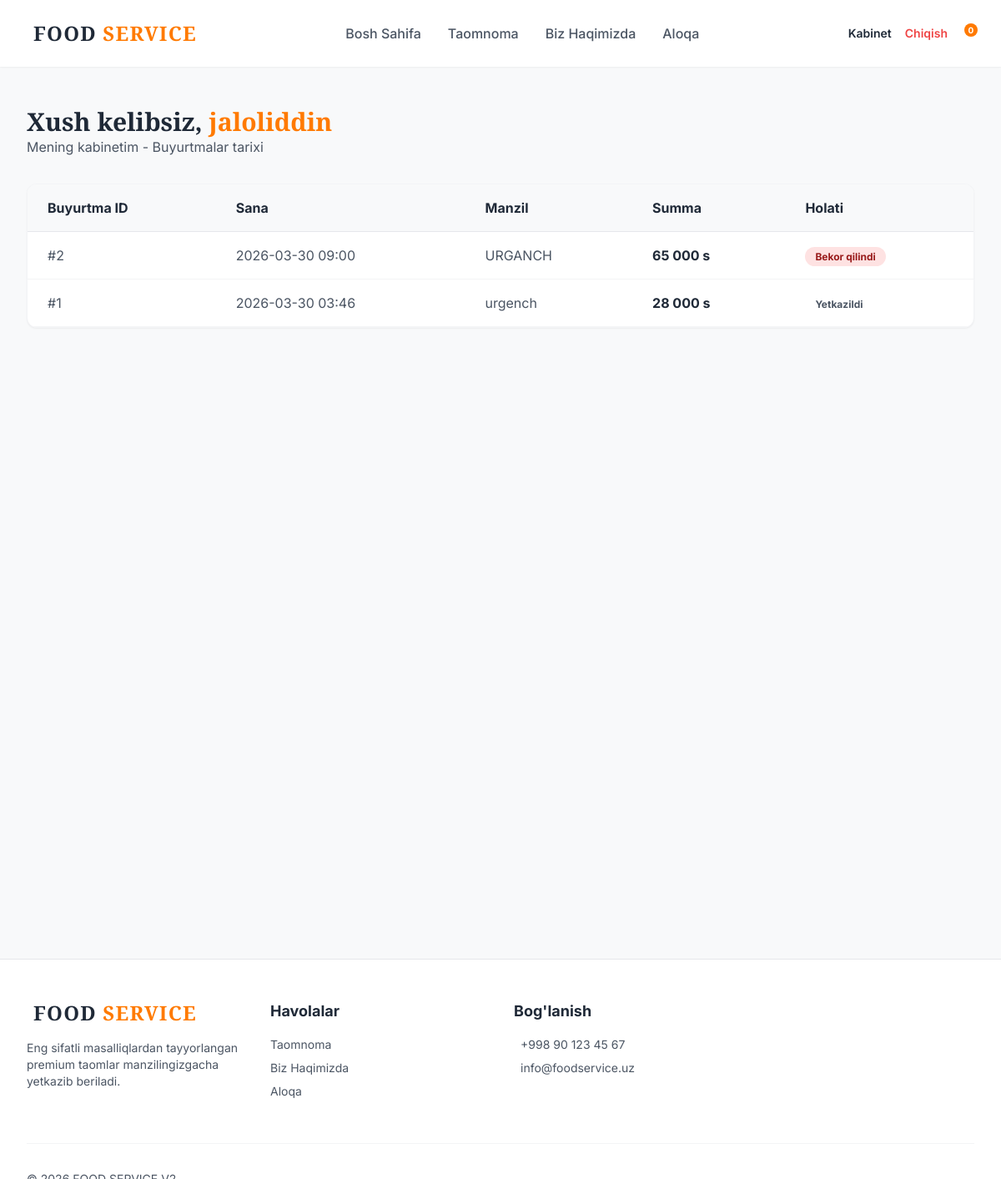
Page /user/dashboard (signed in) on the committed database.
### models/user.py (models this page shows, shortened)
class User(UserMixin, db.Model):
    __tablename__ = 'users'
    id = db.Column(db.Integer, primary_key=True)
    username = db.Column(db.String(100), unique=True, nullable=False)
    password_hash = db.Column(db.String(255), nullable=False)
    role = db.Column(db.String(20), default='user') # 'user' or 'admin'
    @property
    def is_admin(self):
        return self.role == 'admin'

### models/order.py (models this page shows)
class Order(db.Model):
    __tablename__ = 'orders'
    id = db.Column(db.Integer, primary_key=True)
    user_id = db.Column(db.Integer, db.ForeignKey('users.id'), nullable=False)
    total_price = db.Column(db.Float, nullable=False)
    status = db.Column(db.String(50), default='Kutilmoqda') # Kutilmoqda, Tayyorlanmoqda, Yetkazildi, Bekor qilindi
    address = db.Column(db.Text, nullable=False) # Still keeping address for delivery destination
    created_at = db.Column(db.DateTime, default=lambda: datetime.now(ZoneInfo("Asia/Tashkent")))
    items = db.relationship('OrderItem', backref='order', lazy=True, cascade="all, delete-orphan")
    user = db.relationship('User', backref=db.backref('orders', lazy=True))

### routes/user.py (the view)
@user_bp.route('/dashboard')
@login_required
def dashboard():
    if current_user.is_admin:
        return render_template('pages/dashboard.html', is_admin=True)
    orders = Order.query.filter_by(user_id=current_user.id).order_by(Order.created_at.desc()).all()
    return render_template('pages/dashboard.html', orders=orders)

### templates/pages/dashboard.html (shortened to what this page needs)
{% extends "base.html" %}
{% block content %}
<section class="py-12 min-h-[70vh] bg-mainbg">
    <div class="max-w-7xl mx-auto px-4 sm:px-6 lg:px-8">
        <div class="mb-8">
            <h1 class="text-3xl font-serif font-bold text-darktext">Xush kelibsiz, <span class="text-orange">{{ current_user.username }}</span></h1>
            <p class="text-graytext">Mening kabinetim - Buyurtmalar tarixi</p>
        </div>
        {% if orders %}
        <div class="bg-white rounded-xl shadow-sm border border-gray-100 overflow-hidden">
            <div class="overflow-x-auto">
                <table class="w-full text-left border-collapse">
                    <thead>
                        <tr class="bg-mainbg border-b border-gray-200 text-darktext font-bold">
                            <th class="py-4 px-6">Buyurtma ID</th>
                            <th class="py-4 px-6">Sana</th>
                            <th class="py-4 px-6">Manzil</th>
                            <th class="py-4 px-6">Summa</th>
                            <th class="py-4 px-6">Holati</th>
                        </tr>
                    </thead>
                    <tbody class="text-graytext">
                        {% for order in orders %}
                        <tr class="border-b border-gray-100 hover:bg-mainbg transition-colors">
                            <td class="py-4 px-6">#{{ order.id }}</td>
                            <td class="py-4 px-6">{{ order.created_at.strftime('%Y-%m-%d %H:%M') }}</td>
                            <td class="py-4 px-6 truncate max-w-xs">{{ order.address }}</td>
                            <td class="py-4 px-6 font-bold text-darktext">{{ "{:,.0f}".format(order.total_price).replace(',', ' ') }} s</td>
                            <td class="py-4 px-6">
                                {% if order.status == 'Kutilmoqda' %}
                                    <span class="bg-yellow-100 text-yellow-800 px-3 py-1 rounded-full text-xs font-bold">{{ order.status }}</span>
                                {% elif order.status == 'Tayyorlanmoqda' %}
                                    <span class="bg-blue-100 text-blue-800 px-3 py-1 rounded-full text-xs font-bold">{{ order.status }}</span>
                                {% elif order.status == 'Yetkazildi' %}
                                    <span class="bg-green-100 text-green-800 px-3 py-1 rounded-full text-xs font-bold">{{ order.status }}</span>
                                {% else %}
                                    <span class="bg-red-100 text-red-800 px-3 py-1 rounded-full text-xs font-bold">{{ order.status }}</span>
                                {% endif %}
                            </td>
                        </tr>
                        {% endfor %}
                    </tbody>
                </table>
            </div>
        </div>
        {% endif %}
    </div>
</section>
{% endblock %}

### static/css/style.css (style rules this page uses)
html { scroll-behavior: smooth; }

### rows in the picture
User: username "jaloliddin"
Order: id "2", created_at "2026-03-30 09:00", address "URGANCH", total_price "65 000", status "Bekor qilindi"
Order: id "1", created_at "2026-03-30 03:46", address "urgench", total_price "28 000", status "Yetkazildi"
